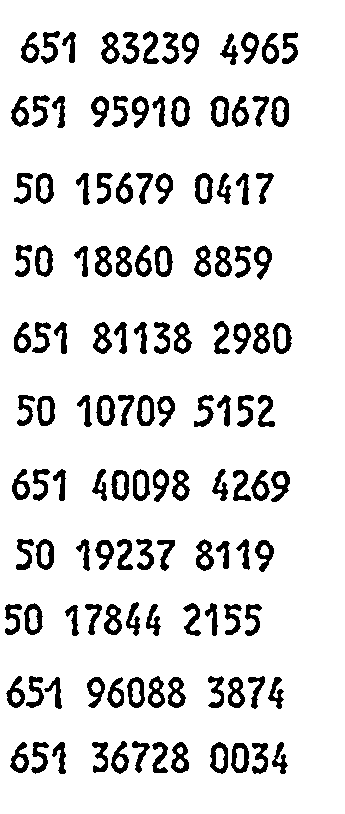
#> input picture IdentificationCode/datatrain/train1.png, 345 x 814 px
$ python gendata.py
#> lines starting #> are read from the running program, lines starting #| are printed output that depends on the picture; after the words box and inside, x2 and y2 are one past the last pixel; in counts of white or black regions, pixels touching at a corner belong together
# Phân loại và gán nhãn dữ liệu huấn luyện

import sys
import numpy as np
import cv2
import os

# biến cấp độ mô-đun ##########################################################################
MIN_CONTOUR_AREA = 100

RESIZED_IMAGE_WIDTH = 20
RESIZED_IMAGE_HEIGHT = 30

################################################################################################
def main():
    imgTrainingNumbers = cv2.imread("datatrain/train1.png")            # đọc hình ảnh đào tạo số
#> imgTrainingNumbers is the input picture: shape (814, 345, 3); 88% white; 127 black regions, largest, box (x1, y1, x2, y2) and area: (96, 395, 115, 426) 319, (101, 32, 120, 64) 318, (210, 96, 229, 127) 318

    if imgTrainingNumbers is None:
        print ("error: image not read from file \n\n")
        os.system("pause")
        return
    # end if

    imgGray = cv2.cvtColor(imgTrainingNumbers, cv2.COLOR_BGR2GRAY)          # biến đổi sang hình ảnh thang độ xám
    imgBlurred = cv2.GaussianBlur(imgGray, (5,5), 0)                        # sử dụng phương pháp Gaussian trong hàm thư viện opencv để làm mịn ảnh
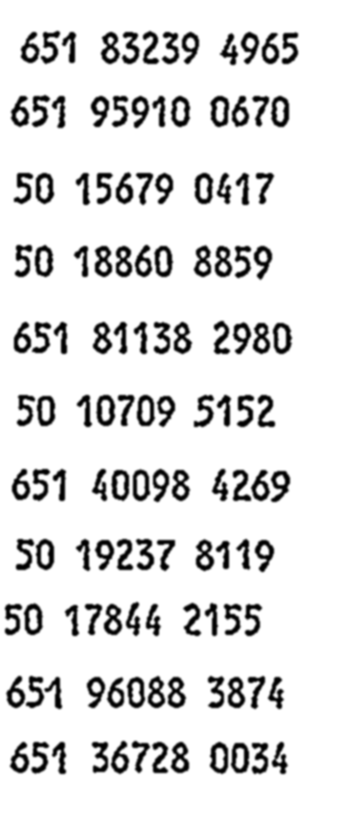
#> imgBlurred: shape (814, 345); min 0, max 255, mean 224.5

                                                        # lọc hình ảnh từ thang độ xám sang đen trắng
    imgThresh = cv2.adaptiveThreshold(imgBlurred,                           # đưa vào ảnh thang độ xám đã đc làm mịn
                                      255,                                  # làm cho các pixel vượt quá ngưỡng thì thành toàn màu trắng
                                      cv2.ADAPTIVE_THRESH_GAUSSIAN_C,       # giá trị ngưỡng: là tổng trọng số của các giá trị lân cận trong đó trọng số là một cửa sổ gaussian
                                      cv2.THRESH_BINARY_INV,                # đảo ngược để các chữ số có màu trắng và background sẽ có màu đen
                                      11,                                   # kích thước của vùng lân cận pixel được sử dụng để tính giá trị ngưỡng
                                      2)                                    # một hằng số không đổi trừ trung bình hoặc trung bình có trọng số
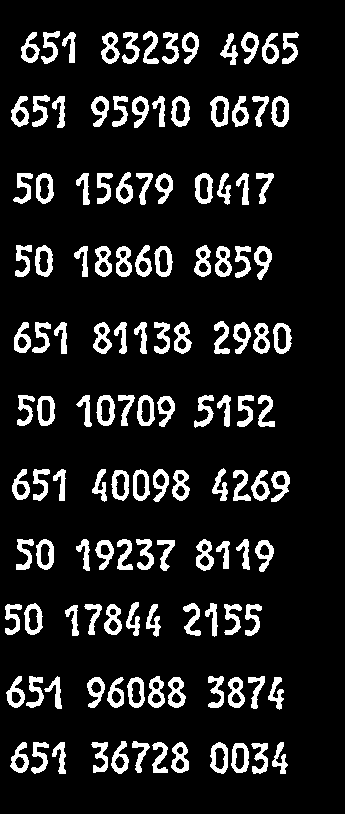
#> imgThresh: shape (814, 345); 12.1% white; 127 white regions

    cv2.imshow("imgThresh", imgThresh)      # hiển thị hình ảnh binary

    imgThreshCopy = imgThresh.copy()        # tạo một bản sao của hình ảnh để khi tìm contour sẽ không làm thay đổi hình ảnh gốc

    npaContours, npaHierarchy = cv2.findContours(imgThreshCopy,        # input ảnh đc sao chép
                                                 cv2.RETR_EXTERNAL,                 # chỉ lấy các đường viền ngoài cùng
                                                 cv2.CHAIN_APPROX_SIMPLE)           # nén các đoạn ngang, dọc và chéo và chỉ để lại các điểm cuối của chúng
#> npaContours = 127 contours; largest, box (x1, y1, x2, y2) and area: (96, 395, 115, 426) 436, (210, 96, 229, 127) 436, (24, 603, 43, 635) 432, (195, 173, 213, 204) 432, (35, 245, 53, 277) 430; npaHierarchy = 127 rows, first 6: [1, -1, -1, -1], [2, 0, -1, -1], [3, 1, -1, -1], [4, 2, -1, -1], [5, 3, -1, -1], [6, 4, -1, -1]

                                # Khai báo mảng numpy trống, sẽ sử dụng để sau này ghi vào tệp
                                # hàng cho bằng 0, và cột thì cho bằng giá trị đủ để chứa tất cả dữ liệu hình ảnh
    npaFlattenedImages =  np.empty((0, RESIZED_IMAGE_WIDTH * RESIZED_IMAGE_HEIGHT))

    intClassifications = []         # khai báo danh sách phân loại trống để lữu trữ các phân loại kí tự.

                                    # các kí tự đó là các chữ số từ 0-9 được lưu trong danh sách intValidChars
    intValidChars = [ord('0'), ord('1'), ord('2'), ord('3'), ord('4'), ord('5'), ord('6'), ord('7'), ord('8'), ord('9')]

    for npaContour in npaContours:                          # cho mỗi contour
        if cv2.contourArea(npaContour) > MIN_CONTOUR_AREA:          # nếu contour đủ lớn để xem xét
            [intX, intY, intW, intH] = cv2.boundingRect(npaContour)         # nhận giá trị và break

                                                # vẽ hình chữ nhật xung quanh mỗi contour để yêu cầu nhập liệu
            cv2.rectangle(imgTrainingNumbers,           # vẽ hình chữ nhật trên hình ảnh đào tạo ban đầu
                          (intX, intY),                 # góc trên bên trái
                          (intX+intW,intY+intH),        # Góc dưới bên phải
                          (0, 0, 255),                  # màu đỏ
                          2)                            # độ dày

            imgROI = imgThresh[intY:intY+intH, intX:intX+intW]                                  # cắt char ra khỏi threshold image
            imgROIResized = cv2.resize(imgROI, (RESIZED_IMAGE_WIDTH, RESIZED_IMAGE_HEIGHT))     # Thay đổi kích thước hình ảnh, điều này sẽ phù hợp hơn để nhận biết và lưu trữ

            cv2.imshow("imgROI", imgROI)                    # hiển thị kí tự cắt đc để tham khảo
            cv2.imshow("imgROIResized", imgROIResized)      # hiển thị hình ảnh đã được resize
            cv2.imshow("training_numbers.png", imgTrainingNumbers)      # hiển thị hình ảnh đào tạo số, bây giờ sẽ có hình chữ nhật màu đỏ được vẽ trên đó
            intChar = cv2.waitKey(0)                     # lấy key từ bàn phím

            if intChar == 27:                   # nếu nhấn phím esc
                sys.exit()                      # thoát chương trình
            elif intChar in intValidChars:      # ngược lại nếu char nằm trong danh sách các ký tự mà chúng ta đang tìm kiếm. . .

                intClassifications.append(intChar)  # nối thêm phân loại char vào danh sách số nguyên của ký tự (sẽ chuyển đổi về kiểu float trước khi ghi vào tệp)

                npaFlattenedImage = imgROIResized.reshape((1, RESIZED_IMAGE_WIDTH * RESIZED_IMAGE_HEIGHT))  # làm phẳng hình ảnh thành mảng numpy 1d để chúng ta có thể ghi vào tập tin sau này
                npaFlattenedImages = np.append(npaFlattenedImages, npaFlattenedImage, 0)                    # thêm mảng numpy hình ảnh phẳng hiện tại vào danh sách các mảng numpy hình ảnh phẳng
#> this loop made 1 pass; (key Esc is pressed on pass 1)
#> (intX, intY, intW, intH) on pass 1: (251, 743, 17, 31)
#> pass 1, in main, `imgROIResized = cv2.resize(imgROI, (RESIZED_IMAGE_WIDTH, RESIZED_IMAGE..`:
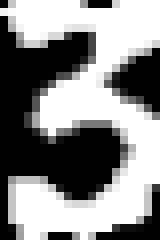
#> imgROIResized: shape (30, 20) (shown 8 times larger); min 0, max 255, mean 137.1
#> after the loop, intClassifications = []
            # end if
        # end if
    # end for

    fltClassifications = np.array(intClassifications, np.float32)                   # chuyển đổi danh sách phân loại kiểu int sang float

    npaClassifications = fltClassifications.reshape((fltClassifications.size, 1))   # làm phẳng mảng numpy float 1d để chúng ta có thể ghi vào tệp sau đó

    print ("\n\ntraining complete !!\n")

    np.savetxt("classifications.txt", npaClassifications)           # ghi hình các phân loại kí tự vào tập tin
    np.savetxt("flattened_images.txt", npaFlattenedImages)          # ghi hình ảnh đã được làm phẳng vào tập tin

    cv2.destroyAllWindows()             # giải phóng bộ nhớ

    return

###################################################################################################
if __name__ == "__main__":
    main()
#> (the program exits here)

$ run again, with IdentificationCode/datatrain/train0.png copied over IdentificationCode/datatrain/train1.png
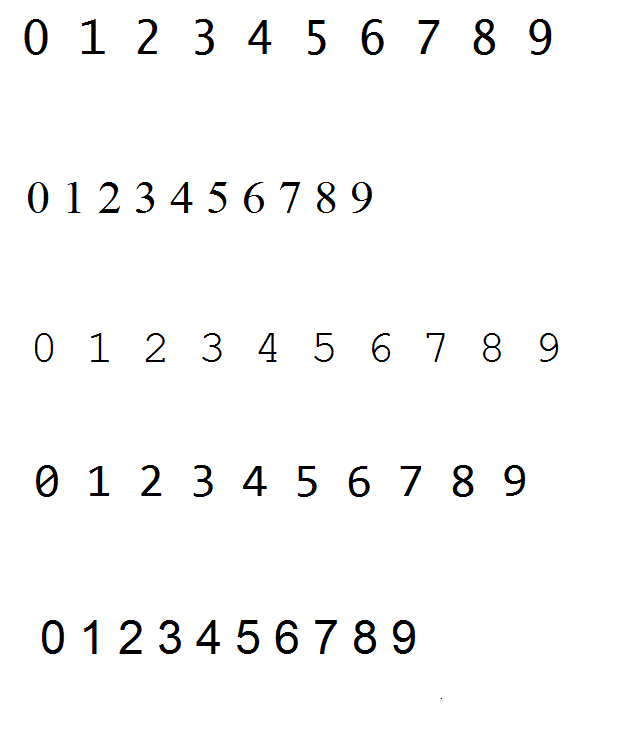
#> input picture IdentificationCode/datatrain/train0.png, 629 x 729 px
#> in main, imgTrainingNumbers is the input picture: shape (729, 629, 3); mean B, G, R 248.6, 248.6, 248.6
#> in main, `imgThresh = cv2.adaptiveThreshold(imgBlurred,`:
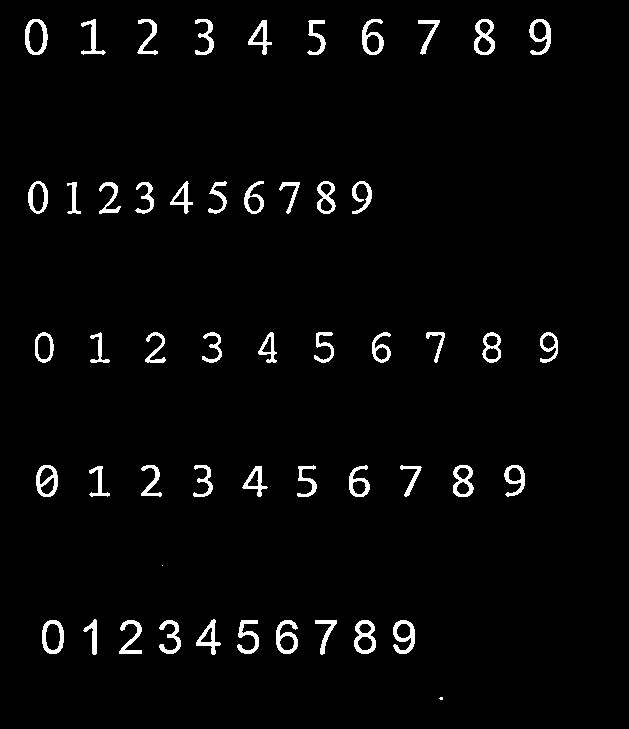
#> imgThresh: shape (729, 629); 2.9% white; 52 white regions (2 under 20 px)
#> npaContours = 52 contours, 2 with area under 20; largest, box (x1, y1, x2, y2) and area: (25, 19, 48, 55) 641, (42, 620, 64, 654) 593, (354, 620, 376, 654) 555, (36, 465, 58, 497) 550, (474, 19, 495, 55) 548; npaHierarchy = 52 rows, first 6: [1, -1, -1, -1], [2, 0, -1, -1], [3, 1, -1, -1], [4, 2, -1, -1], [5, 3, -1, -1], [6, 4, -1, -1]
#> the loop in main, `for npaContour in npaContours:` made 2 passes; (key Esc is pressed on pass 2)
#> (intX, intY, intW, intH) on pass 2: (393, 620, 22, 34)
#> pass 2, in main, `imgROIResized = cv2.resize(imgROI, (RESIZED_IMAGE_WIDTH, RESIZED_IMAGE..`:
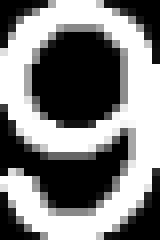
#> imgROIResized: shape (30, 20) (shown 8 times larger); min 0, max 255, mean 126.3
#> after the loop in main, `for npaContour in npaContours:`: intClassifications = []

$ run again, with IdentificationCode/datatrain/train2.png copied over IdentificationCode/datatrain/train1.png
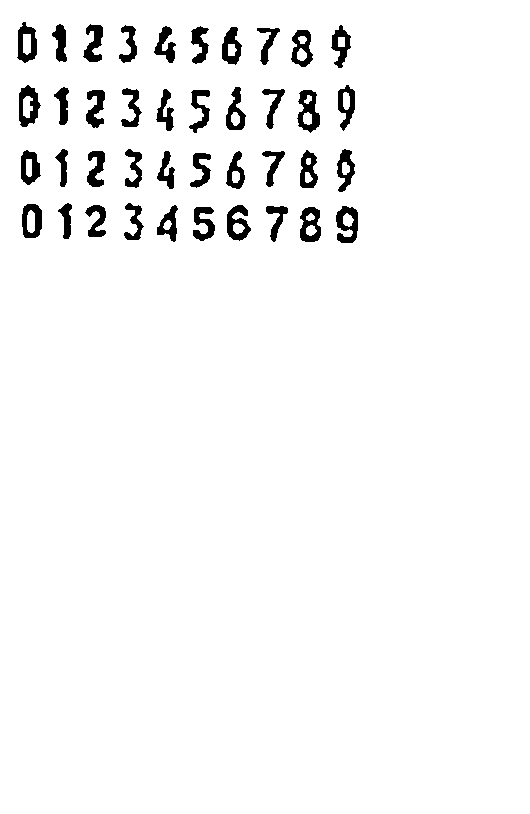
#> input picture IdentificationCode/datatrain/train2.png, 530 x 814 px
#> in main, imgTrainingNumbers is the input picture: shape (814, 530, 3); 96.4% white; 40 black regions, largest, box (x1, y1, x2, y2) and area: (297, 90, 320, 133) 542, (19, 85, 41, 127) 511, (336, 206, 358, 243) 504
#> in main, `imgThresh = cv2.adaptiveThreshold(imgBlurred,`:
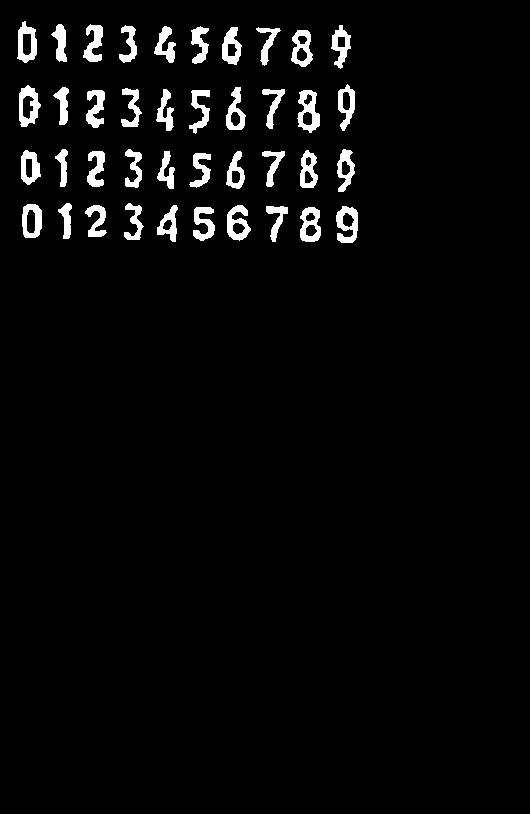
#> imgThresh: shape (814, 530); 3.6% white; 40 white regions
#> npaContours = 40 contours; largest, box (x1, y1, x2, y2) and area: (297, 90, 320, 133) 636, (19, 85, 41, 127) 631, (17, 21, 37, 63) 576, (300, 207, 321, 242) 560, (22, 204, 42, 238) 560; npaHierarchy = 40 rows, first 6: [1, -1, -1, -1], [2, 0, -1, -1], [3, 1, -1, -1], [4, 2, -1, -1], [5, 3, -1, -1], [6, 4, -1, -1]
#> the loop in main, `for npaContour in npaContours:` made 1 pass; (key Esc is pressed on pass 1)
#> (intX, intY, intW, intH) on pass 1: (300, 207, 21, 35)
#> pass 1, in main, `imgROIResized = cv2.resize(imgROI, (RESIZED_IMAGE_WIDTH, RESIZED_IMAGE..`:
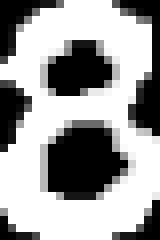
#> imgROIResized: shape (30, 20) (shown 8 times larger); min 0, max 255, mean 159
#> after the loop in main, `for npaContour in npaContours:`: intClassifications = []

$ run again, with IdentificationCode/datatrain/train3.png copied over IdentificationCode/datatrain/train1.png
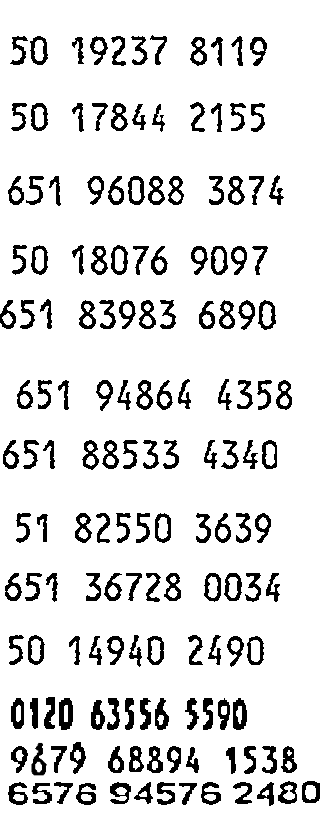
#> input picture IdentificationCode/datatrain/train3.png, 335 x 814 px
#> in main, imgTrainingNumbers is the input picture: shape (814, 335, 3); min 0, max 255, mean 225.7
#> in main, `imgThresh = cv2.adaptiveThreshold(imgBlurred,`:
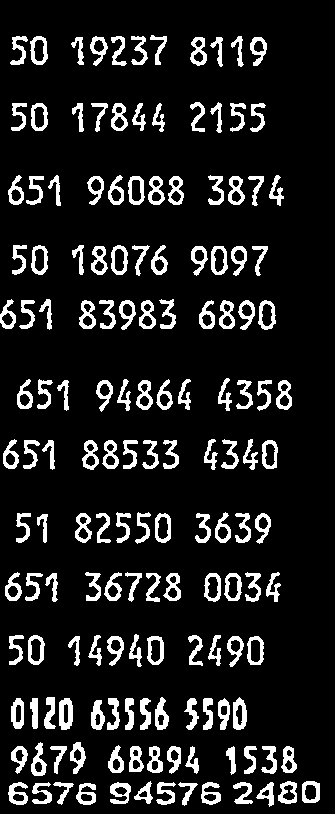
#> imgThresh: shape (814, 335); 12.1% white; 154 white regions
#> npaContours = 154 contours; largest, box (x1, y1, x2, y2) and area: (28, 635, 45, 665) 394, (155, 513, 171, 543) 391, (147, 636, 164, 665) 390, (111, 245, 128, 275) 390, (30, 36, 48, 65) 389; npaHierarchy = 154 rows, first 6: [1, -1, -1, -1], [2, 0, -1, -1], [3, 1, -1, -1], [4, 2, -1, -1], [5, 3, -1, -1], [6, 4, -1, -1]
#> the loop in main, `for npaContour in npaContours:` made 1 pass; (key Esc is pressed on pass 1)
#> (intX, intY, intW, intH) on pass 1: (76, 783, 20, 22)
#> pass 1, in main, `imgROIResized = cv2.resize(imgROI, (RESIZED_IMAGE_WIDTH, RESIZED_IMAGE..`:
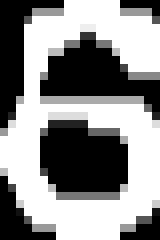
#> imgROIResized: shape (30, 20) (shown 8 times larger); min 0, max 255, mean 139.8
#> after the loop in main, `for npaContour in npaContours:`: intClassifications = []
